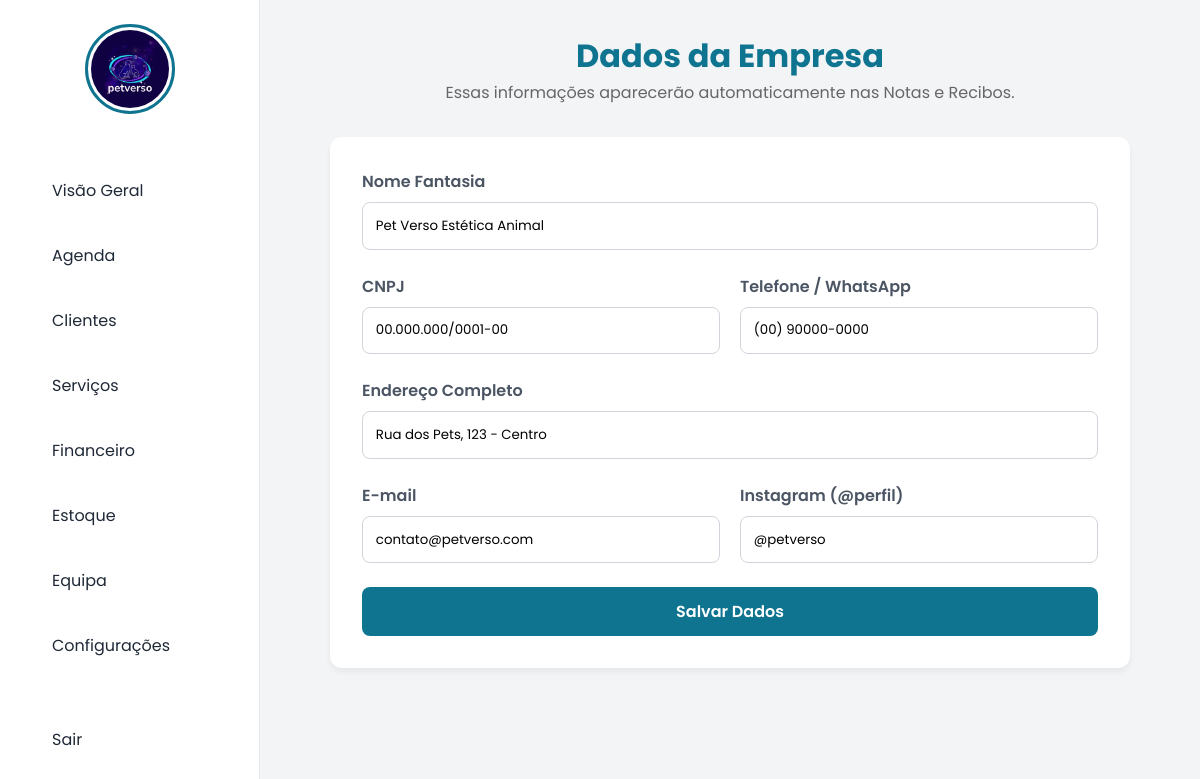
/configuracoes (signed in), run on an earlier commit of the app's database.
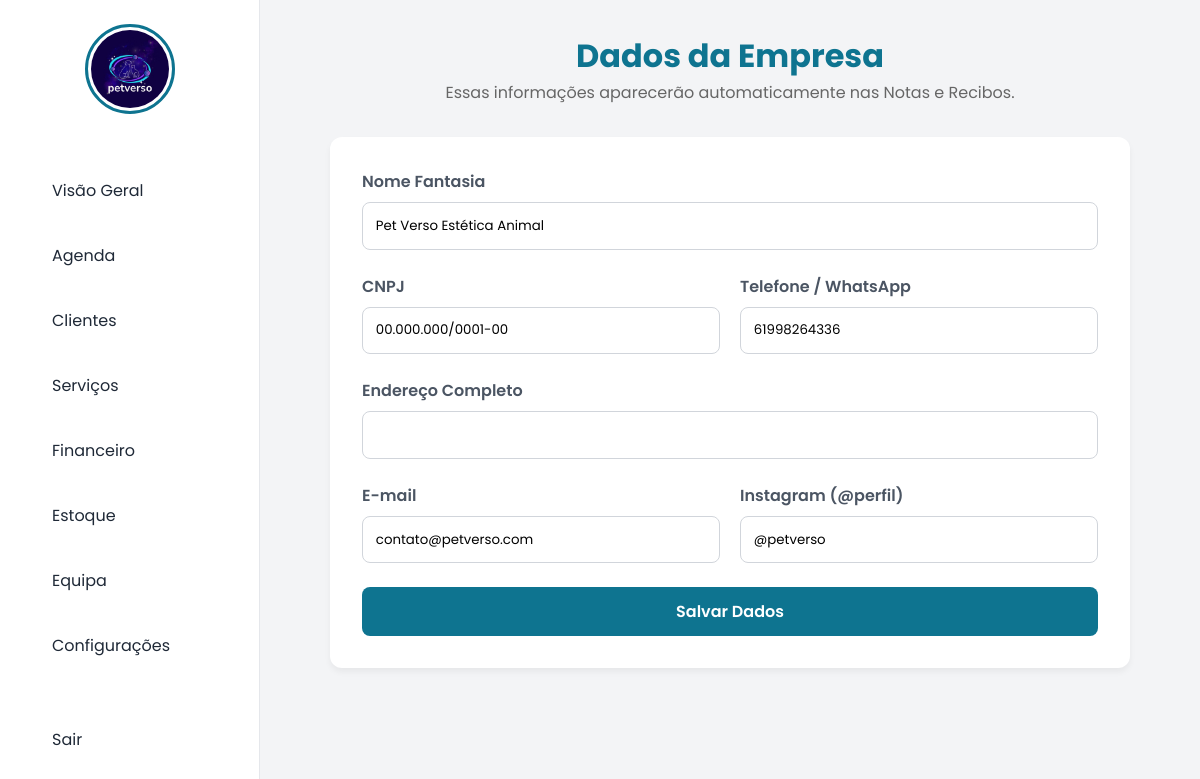
And on a later commit of the database.
### tables this page shows
CREATE TABLE configuracoes (
            chave TEXT PRIMARY KEY,
            valor TEXT
        );

### app.py (the view, shortened to what this page needs)
@app.route('/configuracoes', methods=['GET', 'POST'])
def configuracoes():
    if not tem_permissao('financeiro'): return redirect('/dashboard') # Regra de segurança
    conn = get_db_connection()
    conf = get_config_dict(conn)
    conn.close()
    return render_template('configuracoes.html', conf=conf)

### app.py (called while the page is built)
def get_db_connection():
    conn = sqlite3.connect(DB_NAME)
    conn.row_factory = sqlite3.Row # Permite chamar colunas pelo nome
    return conn

def tem_permissao(area):
    if 'user_id' not in session: return False
    if session.get('cargo') == 'gerente': return True
    permissoes_usuario = session.get('permissoes', '')
    if not permissoes_usuario: return False
    lista = permissoes_usuario.split(',')
    return area in lista

def get_config_dict(conn):
    linhas = conn.execute("SELECT chave, valor FROM configuracoes").fetchall()
    dados = {linha['chave']: linha['valor'] for linha in linhas}
    return dados

### templates/configuracoes.html (shortened to what this page needs)
<!DOCTYPE html>
<html lang="pt-pt">
<head>
    <link rel="stylesheet" href="/static/style.css">
</head>
<body>
     <nav class="sidebar">
    <div class="sidebar-header">
        <img src="{{ url_for('static', filename='logo.png') }}" alt="Logo" class="logo-circulo">
    </div>
    <a href="/dashboard" class="menu-item"> Visão Geral</a>
    {% if tem_permissao('agenda') %}
    <a href="/agenda" class="menu-item"> Agenda</a>
    {% endif %}
    {% if tem_permissao('clientes') %}
    <a href="/clientes" class="menu-item"> Clientes</a>
    {% endif %}
    {% if tem_permissao('servicos') %}
    <a href="/servicos" class="menu-item"> Serviços</a>
    {% endif %}
    {% if tem_permissao('financeiro') %}
    <a href="/financeiro" class="menu-item"> Financeiro</a>
    {% endif %}
    {% if tem_permissao('estoque') %}
    <a href="/estoque" class="menu-item"> Estoque</a>
    {% endif %}
    {% if session['cargo'] == 'gerente' %}
    <a href="/equipa" class="menu-item"> Equipa</a>
    {% endif %}
    <a href="/configuracoes" class="menu-item"> Configurações</a>
    <div style="margin-top: auto;">
        <a href="/logout" class="menu-item"> Sair</a>
    </div>
</nav>
    <main class="main-content">
        <div style="margin-bottom: 2rem; text-align: center;">
            <h1 style="color: var(--primary-color);">Dados da Empresa</h1>
            <p style="color: #666;">Essas informações aparecerão automaticamente nas Notas e Recibos.</p>
        </div>
        <form action="/configuracoes" method="POST" class="config-card">
            <div class="form-group">
                <label>Nome Fantasia</label>
                <input type="text" name="empresa_nome" value="{{ conf['empresa_nome'] }}" required>
            </div>
            <div style="display: grid; grid-template-columns: 1fr 1fr; gap: 20px;">
                <div class="form-group">
                    <label>CNPJ</label>
                    <input type="text" name="empresa_cnpj" value="{{ conf['empresa_cnpj'] }}">
                </div>
                <div class="form-group">
                    <label>Telefone / WhatsApp</label>
                    <input type="text" name="empresa_telefone" value="{{ conf['empresa_telefone'] }}">
                </div>
            </div>
            <div class="form-group">
                <label>Endereço Completo</label>
                <input type="text" name="empresa_endereco" value="{{ conf['empresa_endereco'] }}">
            </div>
            <div style="display: grid; grid-template-columns: 1fr 1fr; gap: 20px;">
                <div class="form-group">
                    <label>E-mail</label>
                    <input type="email" name="empresa_email" value="{{ conf['empresa_email'] }}">
                </div>
                <div class="form-group">
                    <label>Instagram (@perfil)</label>
                    <input type="text" name="empresa_instagram" value="{{ conf['empresa_instagram'] }}">
                </div>
            </div>
            <button type="submit" class="btn-save">
                 Salvar Dados
            </button>
        </form>
    </main>
</body>
</html>

### static/style.css (style rules this page uses)
:root { --primary-color: #0e7490; --bg-color: #f3f4f6; --text-dark: #1f2937; }
* { margin: 0; padding: 0; box-sizing: border-box; font-family: 'Poppins', sans-serif; }
body { background-color: var(--bg-color); color: var(--text-dark); display: flex; height: 100vh; overflow: hidden; }
.sidebar { width: 260px; background: white; border-right: 1px solid #e5e7eb; padding: 1.5rem; display: flex; flex-direction: column; flex-shrink: 0; }
.sidebar-header { margin-bottom: 3rem; display: flex; justify-content: center; }
.logo-circulo { width: 90px; height: 90px; border-radius: 50%; object-fit: cover; border: 3px solid var(--primary-color); padding: 3px; }
.menu-item { display: flex; align-items: center; gap: 12px; padding: 1rem; color: var(--text-dark); text-decoration: none; border-radius: 8px; margin-bottom: 0.5rem; transition: 0.3s; }
.main-content { flex: 1; padding: 2rem; overflow-y: auto; }

### templates/configuracoes.html (style rules this page uses)
.config-card { background: white; padding: 2rem; border-radius: 12px; box-shadow: 0 4px 6px rgba(0,0,0,0.05); max-width: 800px; margin: 0 auto; }
.form-group { margin-bottom: 1.5rem; }
.form-group label { display: block; margin-bottom: 0.5rem; font-weight: 600; color: #4b5563; }
.form-group input { width: 100%; padding: 0.8rem; border: 1px solid #d1d5db; border-radius: 8px; outline: none; }
.btn-save { background: var(--primary-color); color: white; border: none; padding: 12px 30px; border-radius: 8px; font-weight: 600; cursor: pointer; width: 100%; font-size: 1rem; transition: 0.2s; }

What changed in the data, as far as the page shows it:
no longer on this page (row edited): configuracoes: empresa_endereco "Rua dos Pets, 123 - Centro"
changed configuracoes (number 3 of 5 on the later page): empresa_telefone "(00) 90000-0000" → "61998264336"
